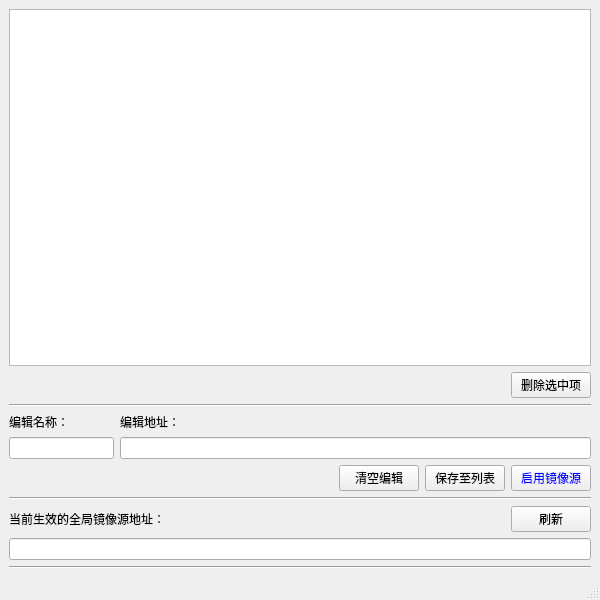
<?xml version="1.0" encoding="UTF-8"?>
<ui version="4.0">
 <class>IndexMgr</class>
 <widget class="QMainWindow" name="IndexMgr">
  <property name="windowModality">
   <enum>Qt::ApplicationModal</enum>
  </property>
  <property name="geometry">
   <rect>
    <x>0</x>
    <y>0</y>
    <width>600</width>
    <height>600</height>
   </rect>
  </property>
  <property name="font">
   <font>
    <family>Microsoft YaHei UI</family>
   </font>
  </property>
  <property name="windowTitle">
   <string>镜像源设置</string>
  </property>
  <widget class="QWidget" name="centralwidget">
   <layout class="QVBoxLayout" name="verticalLayout_5">
    <item>
     <layout class="QVBoxLayout" name="verticalLayout_4" stretch="9,1,1,1,1,1,1">
      <item>
       <widget class="QListWidget" name="li_indexurls"/>
      </item>
      <item>
       <layout class="QHBoxLayout" name="horizontalLayout_4" stretch="9,1">
        <item>
         <widget class="QLabel" name="label_4">
          <property name="text">
           <string/>
          </property>
         </widget>
        </item>
        <item>
         <widget class="QPushButton" name="btn_delurl">
          <property name="toolTip">
           <string>删除列表中选中的镜像源地址。</string>
          </property>
          <property name="text">
           <string>删除选中项</string>
          </property>
         </widget>
        </item>
       </layout>
      </item>
      <item>
       <widget class="Line" name="line">
        <property name="orientation">
         <enum>Qt::Horizontal</enum>
        </property>
       </widget>
      </item>
      <item>
       <layout class="QHBoxLayout" name="horizontalLayout_2" stretch="2,9">
        <item>
         <layout class="QVBoxLayout" name="verticalLayout">
          <item>
           <widget class="QLabel" name="label">
            <property name="text">
             <string>编辑名称：</string>
            </property>
           </widget>
          </item>
          <item>
           <widget class="QLineEdit" name="le_urlname">
            <property name="contextMenuPolicy">
             <enum>Qt::NoContextMenu</enum>
            </property>
           </widget>
          </item>
         </layout>
        </item>
        <item>
         <layout class="QVBoxLayout" name="verticalLayout_2">
          <item>
           <widget class="QLabel" name="label_2">
            <property name="text">
             <string>编辑地址：</string>
            </property>
           </widget>
          </item>
          <item>
           <widget class="QLineEdit" name="le_indexurl">
            <property name="contextMenuPolicy">
             <enum>Qt::NoContextMenu</enum>
            </property>
           </widget>
          </item>
         </layout>
        </item>
       </layout>
      </item>
      <item>
       <layout class="QHBoxLayout" name="horizontalLayout" stretch="9,2,2,2">
        <item>
         <widget class="QLabel" name="label_5">
          <property name="text">
           <string/>
          </property>
         </widget>
        </item>
        <item>
         <widget class="QPushButton" name="btn_clearle">
          <property name="toolTip">
           <string>清空正在编辑的名称和地址输入框。</string>
          </property>
          <property name="text">
           <string>清空编辑</string>
          </property>
         </widget>
        </item>
        <item>
         <widget class="QPushButton" name="btn_saveurl">
          <property name="toolTip">
           <string>将输入框内的名称和地址保存到列表。</string>
          </property>
          <property name="text">
           <string>保存至列表</string>
          </property>
         </widget>
        </item>
        <item>
         <widget class="QPushButton" name="btn_setindex">
          <property name="palette">
           <palette>
            <active>
             <colorrole role="ButtonText">
              <brush brushstyle="SolidPattern">
               <color alpha="255">
                <red>0</red>
                <green>0</green>
                <blue>255</blue>
               </color>
              </brush>
             </colorrole>
            </active>
            <inactive>
             <colorrole role="ButtonText">
              <brush brushstyle="SolidPattern">
               <color alpha="255">
                <red>0</red>
                <green>0</green>
                <blue>255</blue>
               </color>
              </brush>
             </colorrole>
            </inactive>
            <disabled>
             <colorrole role="ButtonText">
              <brush brushstyle="SolidPattern">
               <color alpha="255">
                <red>120</red>
                <green>120</green>
                <blue>120</blue>
               </color>
              </brush>
             </colorrole>
            </disabled>
           </palette>
          </property>
          <property name="toolTip">
           <string>将输入框内的镜像源地址设置为全局镜像源。</string>
          </property>
          <property name="text">
           <string>启用镜像源</string>
          </property>
         </widget>
        </item>
       </layout>
      </item>
      <item>
       <widget class="Line" name="line_2">
        <property name="orientation">
         <enum>Qt::Horizontal</enum>
        </property>
       </widget>
      </item>
      <item>
       <layout class="QVBoxLayout" name="verticalLayout_3">
        <item>
         <layout class="QHBoxLayout" name="horizontalLayout_3" stretch="9,1">
          <item>
           <widget class="QLabel" name="label_3">
            <property name="text">
             <string>当前生效的全局镜像源地址：</string>
            </property>
           </widget>
          </item>
          <item>
           <widget class="QPushButton" name="btn_refresh_effective">
            <property name="toolTip">
             <string>获取当前生效的全局镜像源地址并显示。</string>
            </property>
            <property name="text">
             <string>刷新</string>
            </property>
           </widget>
          </item>
         </layout>
        </item>
        <item>
         <widget class="QLineEdit" name="le_effectiveurl">
          <property name="contextMenuPolicy">
           <enum>Qt::NoContextMenu</enum>
          </property>
          <property name="readOnly">
           <bool>true</bool>
          </property>
         </widget>
        </item>
        <item>
         <widget class="Line" name="line_3">
          <property name="orientation">
           <enum>Qt::Horizontal</enum>
          </property>
         </widget>
        </item>
       </layout>
      </item>
     </layout>
    </item>
   </layout>
  </widget>
  <widget class="QStatusBar" name="statusbar">
   <property name="font">
    <font>
     <family>Microsoft YaHei UI</family>
     <pointsize>8</pointsize>
    </font>
   </property>
  </widget>
 </widget>
 <resources/>
 <connections/>
</ui>
